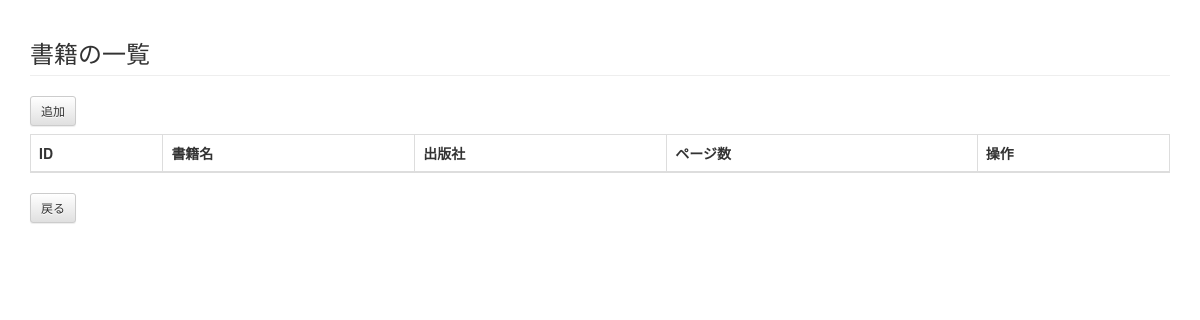
/cms/book/, run on an earlier commit of the app's database.
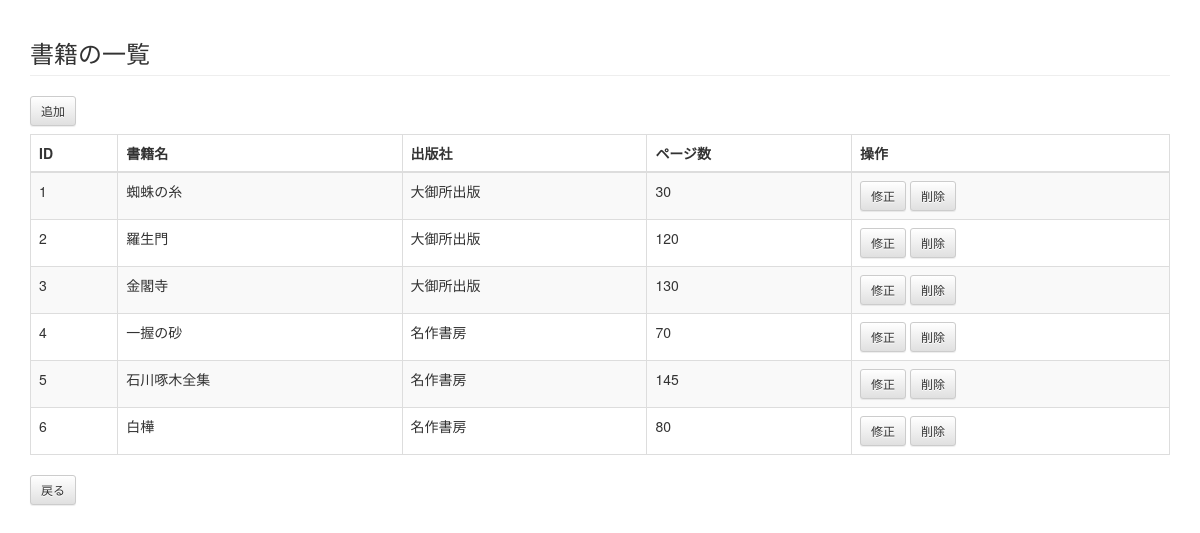
And on a later commit of the database.
### cms/models.py (models this page shows, shortened)
class Book(models.Model):
    name = models.CharField(u'書籍名', max_length=255)
    page = models.IntegerField(u'ページ数', blank=True, default = 0)
    publisher = models.ForeignKey(Publisher, verbose_name=u'出版社', related_name='publishers', blank=True, default=None)
    author = models.ForeignKey(Author, verbose_name=u'著者', related_name='authors', blank=True, default=None)

class Publisher(models.Model):
    name = models.CharField(u'出版社名', max_length=255)
    def __str__(self):
        return self.name

### cms/views.py (the view)
def book_list(request):
    books = Book.objects.all().order_by('id')
    return render_to_response('cms/book_list.html',
                              {'books':books},
                              context_instance=RequestContext(request))

### cms/templates/cms/book_list.html (shortened to what this page needs)
{% extends "base.html" %}
{% block content %}
    <h3 class="page-header">書籍の一覧</h3>
    <a href="{% url 'cms:book_add' %}" class="btn btn-default btn-sm">追加</a>
    <table class="table table-striped table-bordered">
        <thead>
            <tr>
                <th>ID</th>
                <th>書籍名</th>
                <th>出版社</th>
                <th>ページ数</th>
                <th>操作</th>
            </tr>
        </thead>
        <tbody>
            {% for book in books %}
            <tr>
                <td>{{ book.id }}</td>
                <td>{{ book.name }}</td>
                <td>{{ book.publisher }}</td>
                <td>{{ book.page }}</td>
                <td>
                    <a href="{% url 'cms:book_mod' book_id=book.id %}" class="btn btn-default btn-sm">修正</a>
                    <button
                            url="{% url 'cms:book_del' book_id=book.id %}"
                            class="btn btn-default btn-sm del_confirm"
                            data-toggle="modal" data-target="#deleteModal" pk="{{ book.id }}. {{ book.name }}">削除</button>
                </td>
            </tr>
            {% endfor %}
        </tbody>
    </table>
    <div>
        <a href="" class="btn btn-default btn-sm">戻る</a>
    </div>
{% endblock content %}

### cms/templates/base.html (shortened to what this page needs)
{% load staticfiles %}
<!DOCTYPE html>
<html lang="{{ LANGUAGE_CODE|default:'en-us' }}">
<head>
    <link href="{% static 'css/bootstrap.min.css' %}" rel="stylesheet">
    <link href="{% static 'css/bootstrap-theme.min.css' %}" rel="stylesheet">
</head>
<body>
    <div class="container">
        {% block content %}{% endblock %}
    </div>
</body>
</html>

### cms/templates/cms/book_list.html (style rules this page uses)
table { margin-top: 8px; }

What changed in the data, as far as the page shows it:
added Book: id "1", name "蜘蛛の糸", publisher "大御所出版", page "30"
added Book: id "2", name "羅生門", publisher "大御所出版", page "120"
added Book: id "3", name "金閣寺", publisher "大御所出版", page "130"
added Book: id "4", name "一握の砂", publisher "名作書房", page "70"
added Book: id "5", name "石川啄木全集", publisher "名作書房", page "145"
added Book: id "6", name "白樺", publisher "名作書房", page "80"
